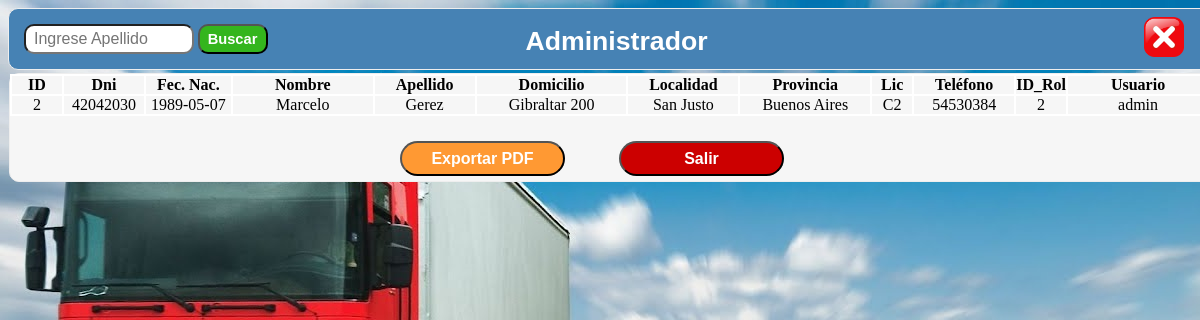
Screenshot of /ver_administradores.php with the database file from the repository.
### tables this page shows
CREATE TABLE IF NOT EXISTS empleado (
	id 					int 			AUTO_INCREMENT,
    dni					int	 			NOT NULL,
    fecha_nac 			DATE			NOT NULL,
	nombre 				varchar(50)		NOT NULL,
	apellido 			varchar(50)		NOT NULL,
    domicilio			varchar(50)		NOT NULL,
    localidad			varchar(50)		NOT NULL,
	provincia			varchar(50)		NOT NULL,	
    lic					varchar(5)		NOT NULL,	
    telefono			int				NOT NULL,	
	id_cargo 			int				NOT NULL,
    id_rol				int				NOT NULL,	
	usuario 			varchar(50)		NOT NULL,
	password 			varchar(50)		NOT NULL,
	PRIMARY KEY (id),
	FOREIGN KEY (id_cargo) 	REFERENCES cargo (id),
	FOREIGN KEY (id_rol) 	REFERENCES rol 	 (id)
);

### ver_administradores.php (the view, shortened to what this page needs)
<html>
<head>
<link rel="stylesheet" type="text/css" href="estilos\ver_lista_empleado.css">
</head>
<body Background="imagenes\fondo.jpg">
<div id="contenedor">
	<div id="cabecera">
	<form ACTION="buscar_administrador.php" METHOD="POST">
	<div class="buscar">
	<input type="text" name="palabra" placeholder="Ingrese Apellido" class="campo_buscar">
	<input type="submit" name="buscador" value="Buscar" class="campo_buscador">
	</form>
		<div class="titulo">
		Administrador
		</div>
		<a href="menu_supervisor.php"><img src="imagenes\cerrar.png" class="imagen_atras"/></a>
	</div>
<div id="cuerpo">
  <table border='1' cellpadding='0' align="center" cellspacing='0' width='auto' bgcolor='#F6F6F6' bordercolor='#FFFFFF'>
	<tr align="center">
	  <td width='50'	style='font-weight: bold'>ID			 </td>
      <td width='80'	style='font-weight: bold'>Dni			 </td>
      <td width='85'	style='font-weight: bold'>Fec. Nac.		 </td>
      <td width='140'	style='font-weight: bold'>Nombre	 	 </td>
      <td width='100'	style='font-weight: bold'>Apellido		 </td>
	  <td width='150'	style='font-weight: bold'>Domicilio		 </td>
	  <td width='110'	style='font-weight: bold'>Localidad		 </td>
	  <td width='130'	style='font-weight: bold'>Provincia	     </td>
	  <td width='40'	style='font-weight: bold'>Lic			 </td>
	  <td width='100'	style='font-weight: bold'>Tel&eacute;fono</td>
      <td width='50'	style='font-weight: bold'>ID_Rol		 </td>
	  <td width='140'	style='font-weight: bold'>Usuario	     </td>
    </tr>
<?php
	$cadena ="SELECT * FROM empleado WHERE id_cargo= 2";
	$tabla = mysql_query($cadena);
	while ($registro = mysql_fetch_array($tabla)){
	echo "
    <tr align='center'>
	  <td width='50'>"	.$registro['id'].		"</td>
      <td width='80'>"	.$registro['dni'].		"</td>
      <td width='85'>"	.$registro['fecha_nac']."</td>
	  <td width='140'>"	.$registro['nombre'].	"</td>
	  <td width='100'>"	.$registro['apellido'].	"</td>
	  <td width='150'>"	.$registro['domicilio']."</td>
	  <td width='110'>"	.$registro['localidad']."</td>
	  <td width='130'>"	.$registro['provincia']."</td>
	  <td width='40'>"	.$registro['lic'].		"</td>
	  <td width='100'>"	.$registro['telefono'].	"</td>
	  <td width='50'>"	.$registro['id_rol'].	"</td>
	  <td width='140'>"	.$registro['usuario'].	"</td>
    </tr>  ";
}
?>
 </table>
 <a href= "generar_pdf_administradores.php"><input type="submit" value="Exportar PDF" class="boton_pdf"></a>
 <a href= "pantalla.php"><input type="submit" value="Salir" class="boton_salir"></a>
</div>
</div>
</body>
</html>

### estilos/ver_lista_empleado.css (style rules this page uses)
#contenedor { width: auto; height: auto; margin: 5 0 0 0px; }
#cabecera { width: 1200px; height: 60px; background-color: #4682B4; color: white; border-radius: 10px; border-style: groove; border-width: 1px; }
#cuerpo { width: 1200px; height: auto; background-color: #F6F6F6; border-radius: 10px; margin: 4 0 0 0px; border-style: groove; border-width: 1px; }
.buscar { margin:0 0 0 15px; }
.campo_buscar { width: 170px; height: 30px; font-size: 12pt; padding-left: 8px; margin: 15 0 0 0px; border-radius: 10px; }
.campo_buscador { width: 70px; height: 30px; font-size: 11pt; font-weight: bold; background-color: #34B51D; color: white; padding-left: 5px; margin: 15 0 0 0px; border-radius: 10px; }
.titulo { font-size: 20pt; font-family: helvetica; color: white; text-align: center; font-weight: bold; margin: -28 0 0 0px; }
.imagen_atras { width:40px; height:40px; border-style: groove; border-width: 0px; margin:-40 0 0 1120px; background-color: #4682B4; border-radius: 5px; }
.boton_pdf { width: 165px; height: 35px; background-color: #FF9933; color: white; font-size: 12pt; font-weight: bold; margin: 25 0 5 390px; border-radius: 30px; }
.boton_salir { width: 165px; height: 35px; background-color: #CC0000; color: white; font-size: 12pt; font-weight: bold; margin: 25 0 5 50px; border-radius: 30px; }

### rows the page displays
empleado: id "2", dni "42042030", fecha_nac "1989-05-07", nombre "Marcelo", apellido "Gerez", domicilio "Gibraltar 200", localidad "San Justo", provincia "Buenos Aires", lic "C2", telefono "54530384", id_rol "2", usuario "admin"
